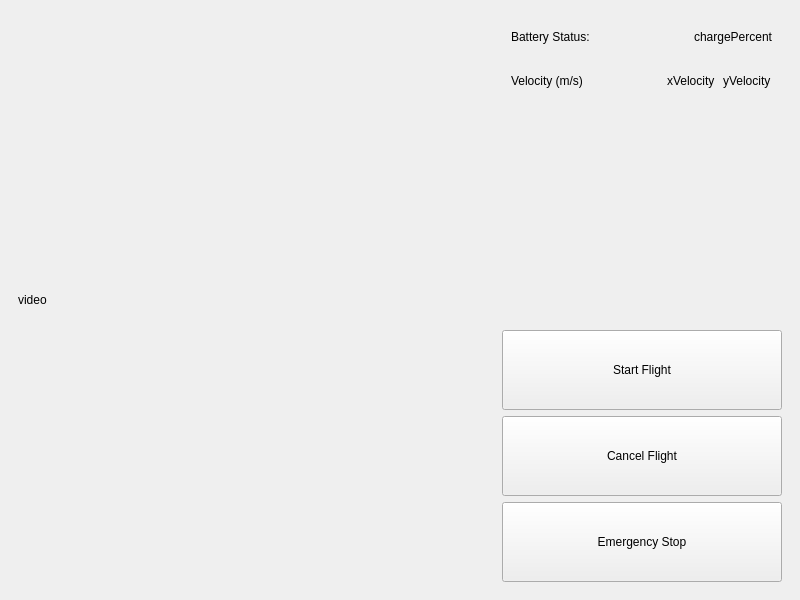
<?xml version="1.0" encoding="UTF-8"?>
<ui version="4.0">
 <class>userInterfaceWindow</class>
 <widget class="QMainWindow" name="userInterfaceWindow">
  <property name="geometry">
   <rect>
    <x>0</x>
    <y>0</y>
    <width>800</width>
    <height>600</height>
   </rect>
  </property>
  <property name="windowTitle">
   <string>Soaring Pen</string>
  </property>
  <widget class="QWidget" name="centralwidget">
   <layout class="QHBoxLayout" name="horizontalLayout">
    <item>
     <widget class="QFrame" name="displayFrame">
      <property name="sizePolicy">
       <sizepolicy hsizetype="Preferred" vsizetype="Preferred">
        <horstretch>2</horstretch>
        <verstretch>0</verstretch>
       </sizepolicy>
      </property>
      <property name="frameShape">
       <enum>QFrame::NoFrame</enum>
      </property>
      <property name="frameShadow">
       <enum>QFrame::Raised</enum>
      </property>
      <layout class="QVBoxLayout" name="verticalLayout_2">
       <item>
        <spacer name="verticalSpacer_3">
         <property name="orientation">
          <enum>Qt::Vertical</enum>
         </property>
         <property name="sizeHint" stdset="0">
          <size>
           <width>20</width>
           <height>40</height>
          </size>
         </property>
        </spacer>
       </item>
       <item>
        <widget class="QLabel" name="videoDisplayLabel">
         <property name="sizePolicy">
          <sizepolicy hsizetype="Expanding" vsizetype="Preferred">
           <horstretch>1</horstretch>
           <verstretch>1</verstretch>
          </sizepolicy>
         </property>
         <property name="text">
          <string>video</string>
         </property>
         <property name="scaledContents">
          <bool>false</bool>
         </property>
        </widget>
       </item>
       <item>
        <spacer name="verticalSpacer_2">
         <property name="orientation">
          <enum>Qt::Vertical</enum>
         </property>
         <property name="sizeHint" stdset="0">
          <size>
           <width>20</width>
           <height>40</height>
          </size>
         </property>
        </spacer>
       </item>
      </layout>
     </widget>
    </item>
    <item>
     <widget class="QFrame" name="controlsFrame">
      <property name="frameShape">
       <enum>QFrame::NoFrame</enum>
      </property>
      <property name="frameShadow">
       <enum>QFrame::Raised</enum>
      </property>
      <layout class="QVBoxLayout" name="verticalLayout">
       <item>
        <widget class="QFrame" name="frame">
         <property name="minimumSize">
          <size>
           <width>0</width>
           <height>20</height>
          </size>
         </property>
         <property name="frameShape">
          <enum>QFrame::NoFrame</enum>
         </property>
         <property name="frameShadow">
          <enum>QFrame::Raised</enum>
         </property>
         <layout class="QHBoxLayout" name="horizontalLayout_2">
          <item>
           <widget class="QLabel" name="label">
            <property name="text">
             <string>Battery Status:</string>
            </property>
           </widget>
          </item>
          <item>
           <spacer name="horizontalSpacer">
            <property name="orientation">
             <enum>Qt::Horizontal</enum>
            </property>
            <property name="sizeHint" stdset="0">
             <size>
              <width>60</width>
              <height>20</height>
             </size>
            </property>
           </spacer>
          </item>
          <item>
           <widget class="QLabel" name="chargePercentLabel">
            <property name="text">
             <string>chargePercent</string>
            </property>
           </widget>
          </item>
         </layout>
        </widget>
       </item>
       <item>
        <widget class="QFrame" name="frame_2">
         <property name="minimumSize">
          <size>
           <width>0</width>
           <height>20</height>
          </size>
         </property>
         <property name="frameShape">
          <enum>QFrame::NoFrame</enum>
         </property>
         <property name="frameShadow">
          <enum>QFrame::Raised</enum>
         </property>
         <layout class="QHBoxLayout" name="horizontalLayout_3">
          <item>
           <widget class="QLabel" name="label_2">
            <property name="text">
             <string>Velocity (m/s)</string>
            </property>
           </widget>
          </item>
          <item>
           <spacer name="horizontalSpacer_2">
            <property name="orientation">
             <enum>Qt::Horizontal</enum>
            </property>
            <property name="sizeHint" stdset="0">
             <size>
              <width>40</width>
              <height>20</height>
             </size>
            </property>
           </spacer>
          </item>
          <item>
           <widget class="QLabel" name="xVelocityLabel">
            <property name="minimumSize">
             <size>
              <width>50</width>
              <height>0</height>
             </size>
            </property>
            <property name="text">
             <string>xVelocity</string>
            </property>
           </widget>
          </item>
          <item>
           <widget class="QLabel" name="yVelocityLabel">
            <property name="minimumSize">
             <size>
              <width>50</width>
              <height>0</height>
             </size>
            </property>
            <property name="text">
             <string>yVelocity</string>
            </property>
           </widget>
          </item>
         </layout>
        </widget>
       </item>
       <item>
        <spacer name="verticalSpacer">
         <property name="orientation">
          <enum>Qt::Vertical</enum>
         </property>
         <property name="sizeHint" stdset="0">
          <size>
           <width>20</width>
           <height>40</height>
          </size>
         </property>
        </spacer>
       </item>
       <item>
        <widget class="QPushButton" name="startFlightPushButton">
         <property name="sizePolicy">
          <sizepolicy hsizetype="Fixed" vsizetype="Preferred">
           <horstretch>10</horstretch>
           <verstretch>0</verstretch>
          </sizepolicy>
         </property>
         <property name="minimumSize">
          <size>
           <width>280</width>
           <height>80</height>
          </size>
         </property>
         <property name="text">
          <string>Start Flight</string>
         </property>
        </widget>
       </item>
       <item>
        <widget class="QPushButton" name="cancelFlightPushButton">
         <property name="sizePolicy">
          <sizepolicy hsizetype="Preferred" vsizetype="Fixed">
           <horstretch>10</horstretch>
           <verstretch>0</verstretch>
          </sizepolicy>
         </property>
         <property name="minimumSize">
          <size>
           <width>280</width>
           <height>80</height>
          </size>
         </property>
         <property name="text">
          <string>Cancel Flight</string>
         </property>
        </widget>
       </item>
       <item>
        <widget class="QPushButton" name="emergencyStopPushButton">
         <property name="sizePolicy">
          <sizepolicy hsizetype="Preferred" vsizetype="Fixed">
           <horstretch>10</horstretch>
           <verstretch>0</verstretch>
          </sizepolicy>
         </property>
         <property name="minimumSize">
          <size>
           <width>280</width>
           <height>80</height>
          </size>
         </property>
         <property name="text">
          <string>Emergency Stop</string>
         </property>
        </widget>
       </item>
      </layout>
      <zorder>verticalSpacer</zorder>
      <zorder>cancelFlightPushButton</zorder>
      <zorder>emergencyStopPushButton</zorder>
      <zorder>frame</zorder>
      <zorder>frame_2</zorder>
      <zorder>startFlightPushButton</zorder>
     </widget>
    </item>
   </layout>
  </widget>
 </widget>
 <resources/>
 <connections/>
</ui>
